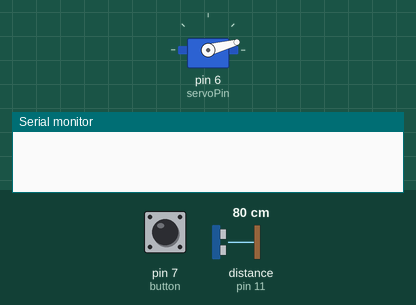
A sketch run on a simulated Arduino Uno, built with avr-gcc and run on an emulated ATmega328P. Parts: servo, the last lines printed to the serial monitor. Inputs (shaded band) come from the test bench; at power-on: pin 7 (button) LOW, distance to the obstacle (sensor on pin 11) 80 cm. The echo pulse lasts 58.3 µs per cm.

Above: at 1.2 s.
1.3 s: pin 7 (button) pulled HIGH for 0.15 s
At 2.6 s:
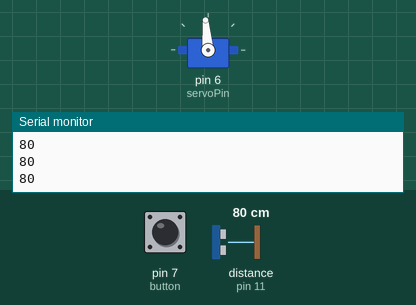
3.3 s: distance to the obstacle (sensor on pin 11) set to 2 cm
At 4.0 s:
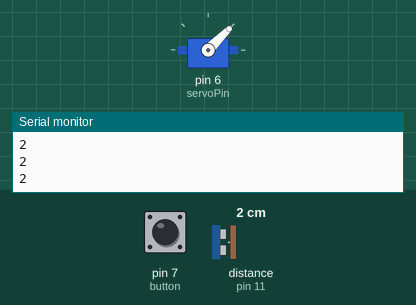
4.8 s: distance to the obstacle (sensor on pin 11) set to 35 cm
At 5.4 s:
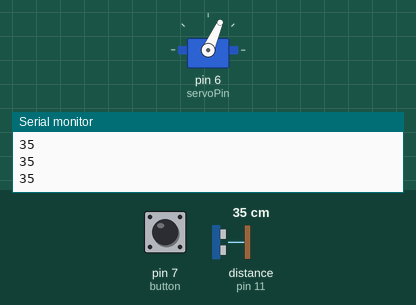
6.3 s: distance to the obstacle (sensor on pin 11) set to 120 cm
At 7.0 s:
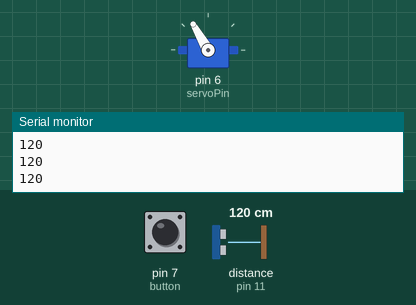
7.8 s: distance to the obstacle (sensor on pin 11) set to 250 cm
At 8.6 s:
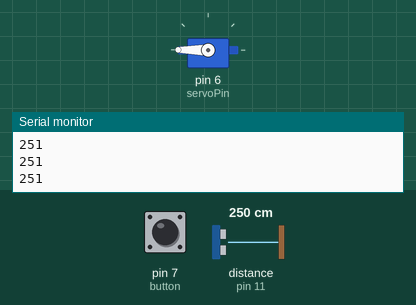
9.3 s: distance to the obstacle (sensor on pin 11) set to 197 cm
At 10.4 s:
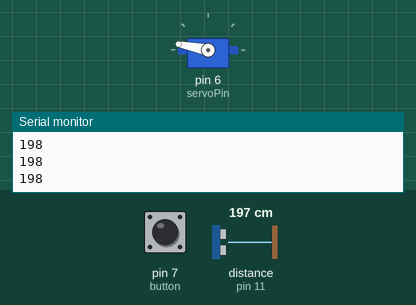
Timing chart, 0 to 11.9 s (numbered marks = the images above; inputs shaded):
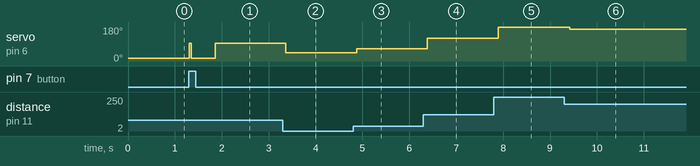

Measured:
- after the input at 1.3 s, servo on pin 6 (servoPin): 15° → 95° after 0.56 s
- after the input at 3.3 s, servo on pin 6 (servoPin): 95° → 45° after 0.07 s
- after the input at 4.8 s, servo on pin 6 (servoPin): 45° → 66° after 0.07 s
- after the input at 6.3 s, servo on pin 6 (servoPin): 66° → 120° after 0.09 s
- after the input at 7.8 s, servo on pin 6 (servoPin): 120° → 180° after 0.10 s
- after the input at 9.3 s, servo on pin 6 (servoPin): 180° → 169° after 0.12 s

The sketch:

distance-servo-solution.ino
```cpp
/*
  Projet :  Contrôler un servomoteur avec un capteur de distance
  Description :  Un servomoteur est contrôlé par un capteur de distance HC SR04.
  Un bouton-poussoir permet de désactiver/activer le mécanisme.
  Le servomoteur est positionné selon la distance mesurée par le capteur mais
  réserve aussi une position d'arrêt pour indiquer quand le mécanisme est
  désactivé.
  Date :  2024-02-28
  Auteur :  David Crowley
*/
#include <Arduino.h>
#include <Servo.h>

/*
 Broches physiques
*/

// broches du capteur de distance HC SR04
const int trig = 12;
const int echo = 11;

// broche pour le signal du servomoteur
const int servoPin = 6; // broche avec modulation de la largeur de pulsations

// broche pour l'état du bouton-poussoir
const int button = 7;

/*
 Constantes obtenues durant le calibrage
*/
const int maxDistance = 200; // en cm
const int offSignal = 700; // en microsecondes
const int minSignal = 1000; // en microsecondes
const int maxSignal = 2300; // en microsecondes

/*
 Variables globales
*/

// indique si le mécanisme est actif ou non
bool showDistance = false;

// temps documentés au lieu de delay() pour éviter de bloquer le programme
long lastServoSignalTimeMs;
long lastButtonPressTimeMs;

/*
 Objets
*/
Servo indicator;

void setup() {
  // spécifier le mode d'utilisation de chaque broche
  indicator.attach(servoPin);
  pinMode(trig, OUTPUT);
  pinMode(echo, INPUT);
  pinMode(button, INPUT);
  // initialiser les composants
  indicator.writeMicroseconds(offSignal); // position initiale
  lastServoSignalTimeMs = millis(); // documenter le temps du dernier signal au servo
  lastButtonPressTimeMs = millis(); // initialiser le temps du dernier appui sur le bouton
  Serial.begin(9600); // pour le déboggage
}

void loop() {
  // changer l'état de showDistance si le bouton-poussoir est appuyé
  // seulement si au moins 50 millisecondes se sont écoulées depuis le dernier appui
  bool buttonPressed = false;
  if (digitalRead(button) == HIGH
      && millis() - lastButtonPressTimeMs > 50){
    buttonPressed = true;
    showDistance = !showDistance; // inverser l'état
    lastButtonPressTimeMs = millis(); // réinitialiser le temps du dernier appui
  }

  // si showDistance est faux
  if (!showDistance) {
    // si on vient de pousser le bouton, bouger le servo à la position d'arrêt
    if (buttonPressed) {
      indicator.writeMicroseconds(offSignal);
      lastServoSignalTimeMs = millis();
    }
    // dans tous les cas finir cet appel de loop() et passer à la prochaine
    return;
  }

  // sinon, faire le code pour indiquer la distance

  // prendre une lecture de distance
  digitalWrite(trig, HIGH);
  delayMicroseconds(10);
  digitalWrite(trig, LOW);
  int echoTime = pulseIn(echo, HIGH);
  int distance = echoTime / 58;
  Serial.println(distance);

  // convertir la distance en valeur appropriée pour le signal du servo
  int servoSignal = map(distance, 0, maxDistance, minSignal, maxSignal);

  // envoyer le signal au servomoteur
  // seulement si au moins 500 millisecondes se sont écoulés depuis le dernier changement
  // pour laisser le servo se positionner correctement
  if (millis() - lastServoSignalTimeMs > 500) {
    indicator.writeMicroseconds(servoSignal);
    lastServoSignalTimeMs = millis();
  }
}
```
